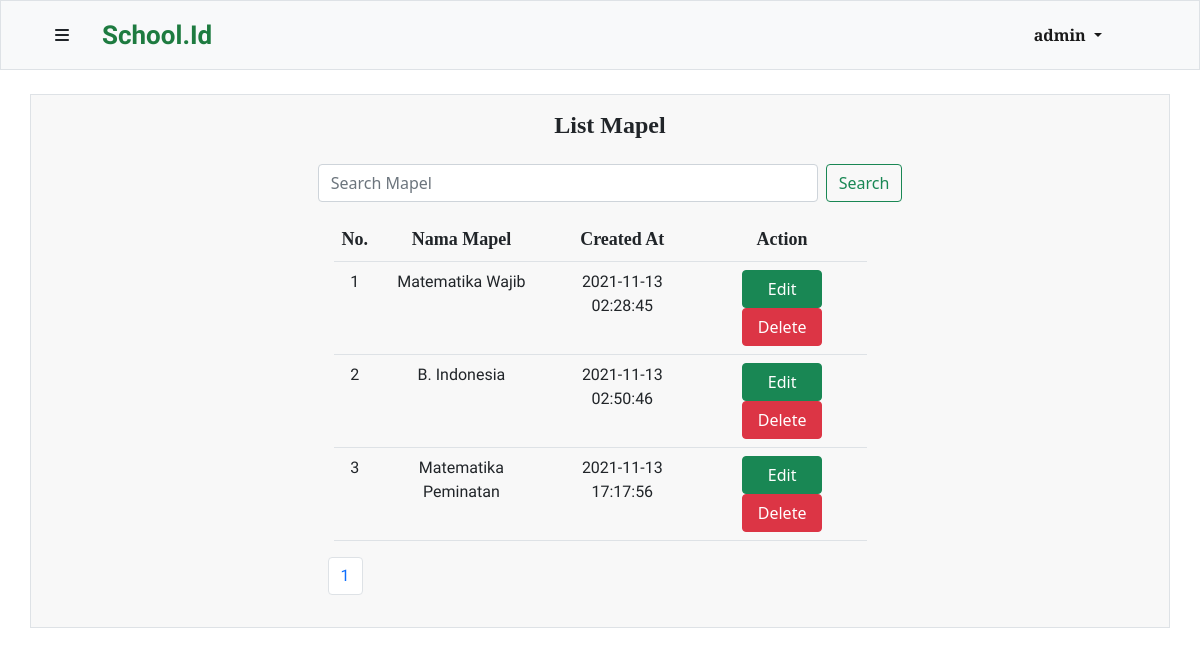
Before: /php/mapel.php (signed in) with the older database file.
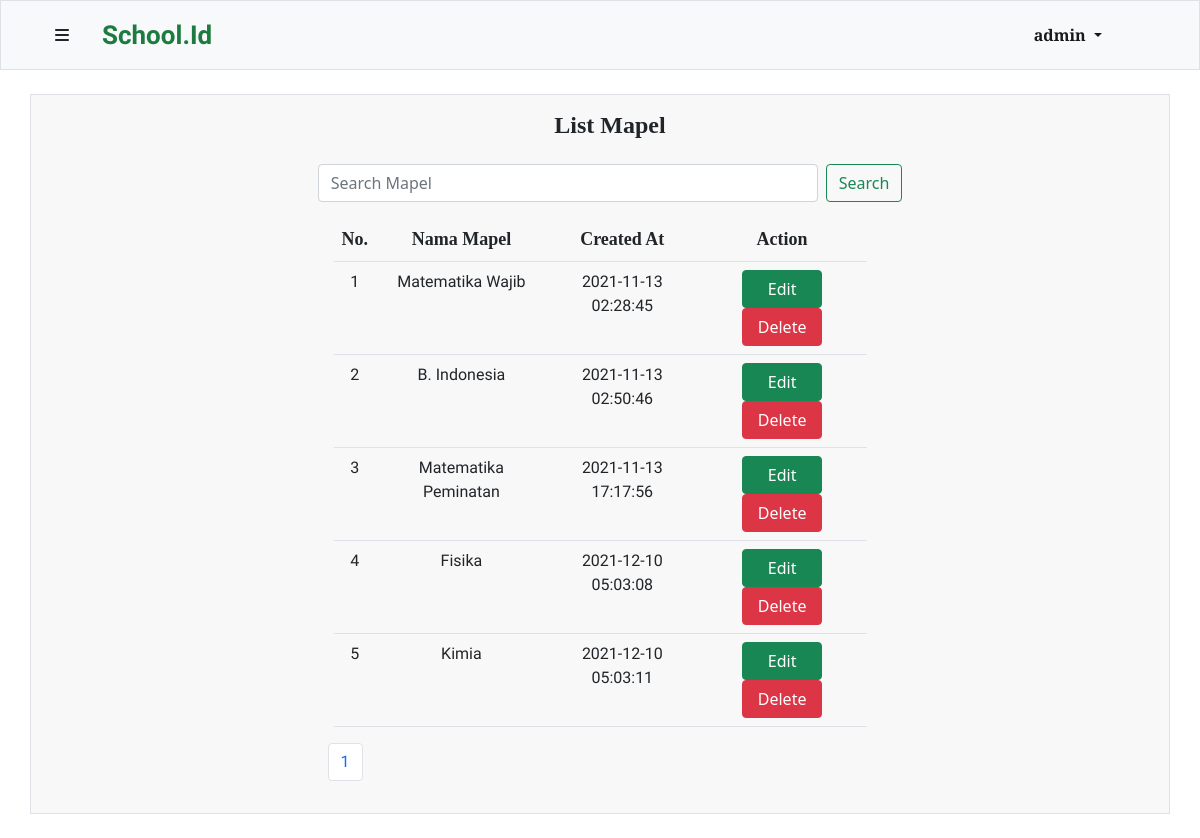
After: the same page with the newer database file.
### tables this page shows
CREATE TABLE `mapel` (
  `id` int(10) UNSIGNED NOT NULL,
  `nama_mapel` varchar(200) NOT NULL,
  `Created_at` timestamp NOT NULL DEFAULT current_timestamp()
);

### php/function.php (called while the page is built, shortened)
<?php
$connection = mysqli_connect("localhost","root","","tubes");
function show($query) {
    global $connection;
    $box = [];
    $result = mysqli_query($connection, $query);
    while($row = mysqli_fetch_assoc($result)) {
        $box[] = $row;
    }
    return $box;
}
?>

### php/mapel.php (the view, shortened to what this page needs)
<?php
require 'function.php';
$totalData =  count(show("SELECT * FROM mapel"));
$dataPerhalaman = 5;
$jumlahHalaman = ceil($totalData/$dataPerhalaman);
if (isset($_GET["page"])){
  $halamanAktif = $_GET["page"];
} else {
  $halamanAktif  = 1;
}
$dataAwal = ($halamanAktif * $dataPerhalaman) - $dataPerhalaman;
$mapel = show("SELECT * FROM mapel  LIMIT $dataAwal, $dataPerhalaman");
$i = $dataAwal + 1;
?>
<!DOCTYPE html>
<html lang="en">
<head>
    <link href="https://cdn.jsdelivr.net/npm/bootstrap@5.1.3/dist/css/bootstrap.min.css" rel="stylesheet">
    <link rel="stylesheet" href="style/navbar.css">
    <link rel="stylesheet" href="style/template.css">
</head>
<body>
  <?php include 'navbar.php' ?>
    <div class="container my-4 px-4 py-3 table-data border">
        <div class="table-title">
          <h4>List Mapel</h4>
        </div>
        <form class="d-flex search my-3 mx-auto" method="POST">
          <input class="form-control me-2" type="search" placeholder="Search Mapel" aria-label="Search" name="keyword" autocomplete="off">
          <button class="btn btn-outline-success" type="submit" name="find">Search</button>
        </form>
        <div class="container-fluid mt-3">
          <table class="mx-auto table">
            <tr class="thead">
              <td class="table-header">No. </td>
              <td class="table-header">Nama Mapel</td>
              <td class="table-header">Created At</td>
              <?php if(isset($_SESSION["admin"])) : ?>
                    <td class="table-header">Action</td>
                <?php endif ; ?>
            </tr>
          <?php foreach($mapel as $mpl) : ?>
            <tr class="tbody">
              <td class="table-body"><?=$i?></td>
              <td class="table-body"><?php echo $mpl["nama_mapel"] ?></td>
              <td class="table-body"><?= $mpl["Created_at"] ?></td>
              <?php if(isset($_SESSION["admin"])) : ?>
              <td>
                <a href="editmapel.php?id=<?=$mpl["id"]?>" class="btn btn-success">Edit</a>
                <button type="button" class="btn btn-danger" data-bs-toggle="modal" data-bs-target="#delete<?=$mpl["id"]?>">
                  Delete
                </button>
              </td>
              <?php endif ; ?>
            </tr>
          <?php $i++ ?>
          <?php endforeach; ?>
          </table>
        </div>
        <?php include 'pagination.php' ?>
    </div>
</body>
</html>

### php/pagination.php (shortened to what this page needs)
<div class="my-3">
    <nav aria-label="Page navigation example" class="mx-auto new-pagination">
    <ul class="pagination">
        <?php for($j=1; $j <= $jumlahHalaman; $j++) : ?>
        <?php if($j == $halamanAktif) : ?>
                  <li class="page-item"><a class="page-link" href="?page=<?=$j?>"><?=$j?></a></li>
        <?php else : ?>
                  <li class="page-item"><a class="page-link text-dark" href="?page=<?=$j?>"><?=$j?></a></li>
        <?php endif ; ?>
        <?php endfor ; ?>
    </ul>
    </nav>
</div>

Changed rows visible on the page:
added mapel: nama_mapel "Fisika", Created_at "2021-12-10 05:03:08"
added mapel: nama_mapel "Kimia", Created_at "2021-12-10 05:03:11"
